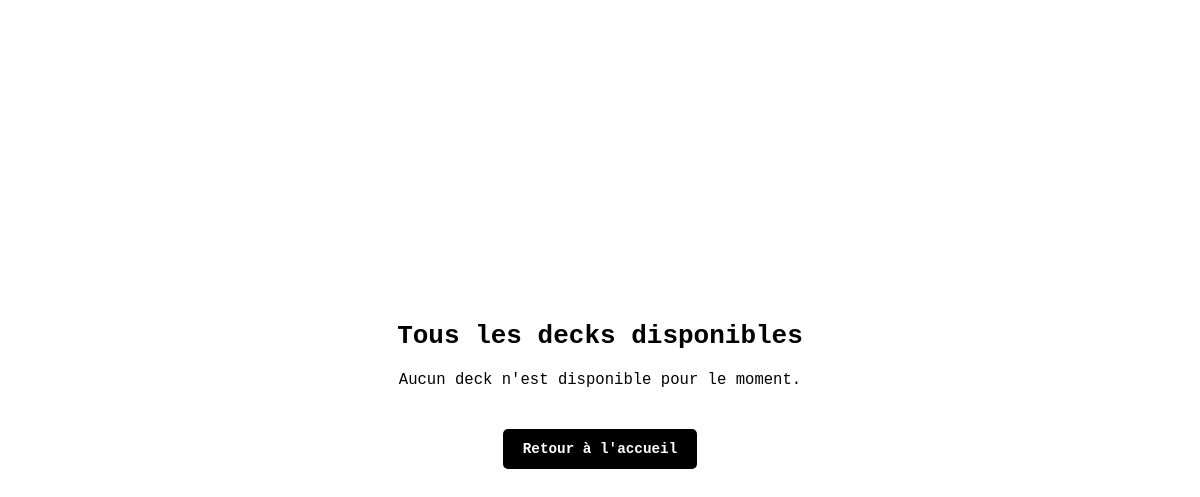
/public/index.php?action=afficherTousLesDecks, run on an earlier commit of the app's database.
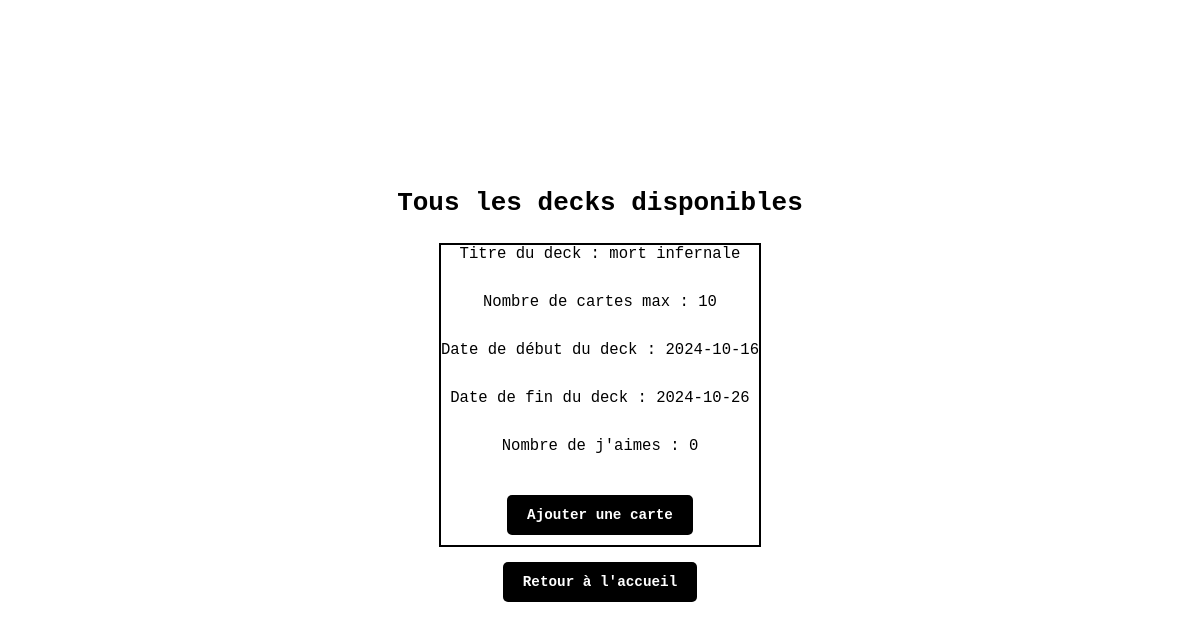
And on a later commit of the database.
### tables this page shows
CREATE TABLE `deck` (
  `id_deck` int(11) NOT NULL,
  `titre_deck` varchar(255) NOT NULL,
  `date_debut_deck` date NOT NULL,
  `date_fin_deck` date NOT NULL,
  `nb_cartes` int(11) NOT NULL,
  `nb_jaime` int(11) DEFAULT 0
);

### controllers/DeckController.php (called while the page is built, shortened)
<?php
require_once './../models/Deck.php';
class DeckController {
    private $deckModel;
    public function __construct($db) {
        $this->deckModel = new Deck($db);
    }
    public function afficherTousLesDecks() {
    $decks = $this->deckModel->obtenirTousLesDecks();
    require './../views/deck/afficherTousLesDecks.php';
}
}
?>

### models/Deck.php (called while the page is built, shortened)
<?php
class Deck {
    private $db;
    public function __construct($db) {
        $this->db = $db;
    }
    public function obtenirTousLesDecks() {
        $sql = "SELECT * FROM deck";
        $stmt = $this->db->prepare($sql);
        $stmt->execute();
        return $stmt->fetchAll();
}
}
?>

### views/deck/afficherTousLesDecks.php (the view, shortened to what this page needs)
<!DOCTYPE html>
<html lang="fr">
<head>
    <link rel="stylesheet" href="./assets/styles/style.css">
</head>
<body>
    <h1>Tous les decks disponibles</h1>
    <?php if (!empty($decks)): ?>
    <ul>
        <?php foreach ($decks as $deck): ?>
        <li class="decks">
            <p>Titre du deck : <?php echo htmlspecialchars($deck['titre_deck']); ?></p>
            <p>Nombre de cartes max : <?php echo htmlspecialchars($deck['nb_cartes']); ?></p>
            <p>Date de début du deck : <?php echo htmlspecialchars($deck['date_debut_deck']); ?></p>
            <p>Date de fin du deck : <?php echo htmlspecialchars($deck['date_fin_deck']); ?></p>
            <p>Nombre de j'aimes : <?php echo htmlspecialchars($deck['nb_jaime']); ?></p>
            <a class="accueil_a" href="index.php?action=creerCarte&id_deck=<?php echo $deck['id_deck']; ?>">Ajouter une carte</a>
        </li>
        <?php endforeach; ?>
    </ul>
    <?php else: ?>
    <p>Aucun deck n'est disponible pour le moment.</p>
    <?php endif; ?>
    <a class="accueil_a" href="index.php?action=accueil">Retour à l'accueil</a>
</body>
</html>

What changed in the data, as far as the page shows it:
added deck: titre_deck "mort infernale", nb_cartes "10", date_debut_deck "2024-10-16", date_fin_deck "2024-10-26", nb_jaime "0"
Also different on the page:
text no longer shown: "Aucun deck n'est disponible pour le moment."
